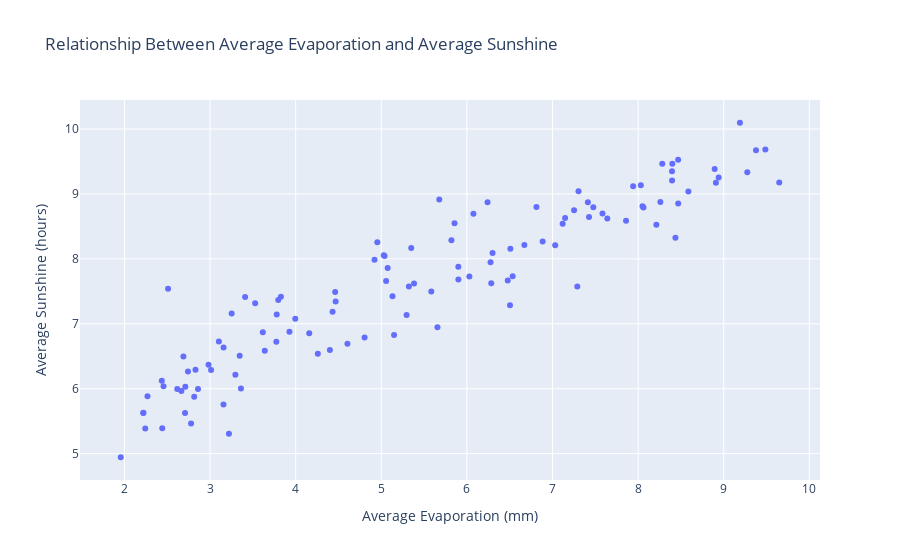

Notebook source saved alongside this figure:
### Code cell
# read in dataset with date column parsed
df = pd.read_csv('weatherAUS.csv',
    parse_dates=['Date'],
    index_col='Date')

# calculate average evaporation and average sunshine by month
monthly_avg = df.groupby(pd.Grouper(freq='M')).mean()
monthly_avg = monthly_avg[['Evaporation', 'Sunshine']].reset_index()

# create the scatter plot using plotly express
fig = px.scatter(monthly_avg, x='Evaporation', y='Sunshine', 
                 title='Relationship Between Average Evaporation and Average Sunshine',
                 labels={'Evaporation': 'Average Evaporation (mm)', 'Sunshine': 'Average Sunshine (hours)'})

fig.show()
print(fig)

### Figure 1 — Plotly figure (JSON) as saved in the notebook; plotly's stock layout.template omitted (floating-point values rounded to 4 significant figures)
{"data": [{"hovertemplate": "Average Evaporation (mm)=%{x}<br>Average Sunshine (hours)=%{y}<extra></extra>", "legendgroup": "", "marker": {"color": "#636efa", "symbol": "circle"}, "mode": "markers", "name": "", "orientation": "v", "showlegend": false, "type": "scatter", "x": [5.9, 5.819, 7.942, 5.656, 5.677, 3.995, 2.51, 1.957, 2.665, 3.409, 4.954, 6.076, 6.276, 7.147, 9.189, 7.859, 6.3, 4.461, 2.982, 2.221, 2.689, 3.828, 5.056, 5.856, 8.032, 8.4, 8.894, 7.427, 5.901, 3.927, 2.83, 2.269, 2.22, 3.103, 3.774, 5.074, 6.029, 6.508, 7.64, 6.477, 5.149, null, 2.815, 2.456, 2.617, 3.252, 4.921, 5.322, 6.671, 7.118, 8.587, 6.885, 5.584, 4.466, 3.158, 2.243, 2.436, 3.527, 5.029, 6.241, 7.413, null, 9.377, null, 6.535, 4.431, 3.296, 2.441, 2.711, 3.796, 5.383, 6.813, 7.252, 8.468, 9.486, 8.051, 6.285, 4.4, 3.361, 2.778, 3.012, 3.778, 5.35, 7.304, 8.396, 8.397, 8.213, 8.26, 7.032, 4.605, 3.639, 2.708, 2.859, 3.616, 5.039, 7.476, 8.062, 9.275, 8.436, 8.282, 6.504, 5.296, 4.259, 3.221, 3.157, 4.158, 4.805, 7.584, 8.909, 9.649, 8.941, 8.468, 7.29, 5.131, 3.346, 2.742], "xaxis": "x", "y": [7.88, 8.287, 9.119, 6.948, 8.916, 7.077, 7.539, 4.944, 5.964, 7.413, 8.255, 8.695, 7.949, 8.63, 10.1, 8.589, 8.092, 7.489, 6.368, 5.63, 6.494, 7.416, 7.658, 8.549, 9.134, 9.464, 9.385, 8.643, 7.681, 6.878, 6.292, 5.883, 5.624, 6.726, 6.725, 7.859, 7.73, 8.158, 8.621, 7.667, 6.828, null, 5.878, 6.038, 5.995, 7.159, 7.985, 7.574, 8.215, 8.539, 9.039, 8.269, 7.495, 7.343, 6.635, 5.386, 6.123, 7.316, 8.055, 8.871, 8.874, null, 9.673, null, 7.731, 7.184, 6.215, 5.39, 6.028, 7.367, 7.619, 8.799, 8.75, 9.526, 9.683, 8.811, 7.624, 6.595, 6.002, 5.464, 6.288, 7.144, 8.169, 9.043, 9.351, 9.206, 8.525, 8.874, 8.208, 6.694, 6.583, 5.626, 5.997, 6.871, 8.044, 8.795, 8.79, 9.335, 8.324, 9.464, 7.286, 7.135, 6.538, 5.304, 5.757, 6.855, 6.788, 8.699, 9.173, 9.175, 9.254, 8.854, 7.573, 7.424, 6.507, 6.265], "yaxis": "y"}], "layout": {"legend": {"tracegroupgap": 0}, "title": {"text": "Relationship Between Average Evaporation and Average Sunshine"}, "xaxis": {"anchor": "y", "domain": [0, 1], "title": {"text": "Average Evaporation (mm)"}}, "yaxis": {"anchor": "x", "domain": [0, 1], "title": {"text": "Average Sunshine (hours)"}}}}
